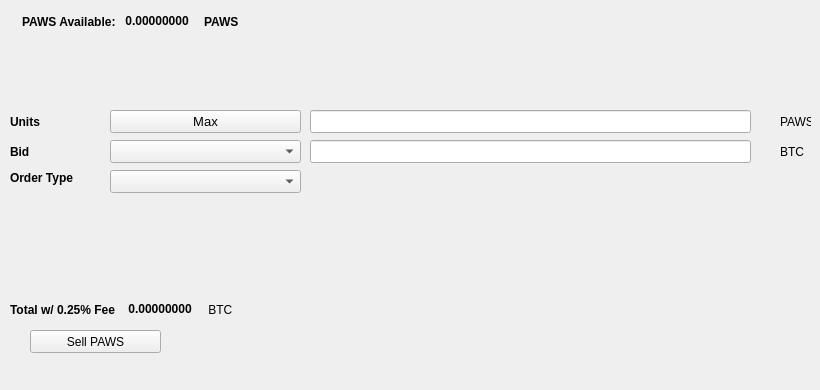
   <widget class="QWidget" name="SellTab">
    <attribute name="title">
     <string>Sell</string>
    </attribute>
    <widget class="QLabel" name="label_16">
     <property name="geometry">
      <rect>
       <x>780</x>
       <y>140</y>
       <width>31</width>
       <height>23</height>
      </rect>
     </property>
     <property name="text">
      <string>BTC</string>
     </property>
    </widget>
    <widget class="QComboBox" name="SellBidcomboBox">
     <property name="geometry">
      <rect>
       <x>110</x>
       <y>140</y>
       <width>191</width>
       <height>23</height>
      </rect>
     </property>
     <property name="font">
      <font>
       <pointsize>10</pointsize>
      </font>
     </property>
    </widget>
    <widget class="QLabel" name="label_18">
     <property name="geometry">
      <rect>
       <x>10</x>
       <y>110</y>
       <width>46</width>
       <height>23</height>
      </rect>
     </property>
     <property name="font">
      <font>
       <weight>75</weight>
       <bold>true</bold>
      </font>
     </property>
     <property name="text">
      <string>Units</string>
     </property>
    </widget>
    <widget class="QPushButton" name="Sell_Max_Amount">
     <property name="geometry">
      <rect>
       <x>110</x>
       <y>110</y>
       <width>191</width>
       <height>23</height>
      </rect>
     </property>
     <property name="font">
      <font>
       <pointsize>10</pointsize>
      </font>
     </property>
     <property name="text">
      <string>Max</string>
     </property>
    </widget>
    <widget class="QLabel" name="label_20">
     <property name="geometry">
      <rect>
       <x>10</x>
       <y>170</y>
       <width>91</width>
       <height>16</height>
      </rect>
     </property>
     <property name="font">
      <font>
       <weight>75</weight>
       <bold>true</bold>
      </font>
     </property>
     <property name="text">
      <string>Order Type</string>
     </property>
    </widget>
    <widget class="QComboBox" name="SellOrdertypeCombo">
     <property name="geometry">
      <rect>
       <x>110</x>
       <y>170</y>
       <width>191</width>
       <height>23</height>
      </rect>
     </property>
     <property name="font">
      <font>
       <pointsize>10</pointsize>
      </font>
     </property>
    </widget>
    <widget class="QLabel" name="label_21">
     <property name="geometry">
      <rect>
       <x>10</x>
       <y>140</y>
       <width>46</width>
       <height>23</height>
      </rect>
     </property>
     <property name="font">
      <font>
       <weight>75</weight>
       <bold>true</bold>
      </font>
     </property>
     <property name="text">
      <string>Bid</string>
     </property>
    </widget>
    <widget class="QLabel" name="label_22">
     <property name="geometry">
      <rect>
       <x>780</x>
       <y>110</y>
       <width>31</width>
       <height>23</height>
      </rect>
     </property>
     <property name="text">
      <string>PAWS</string>
     </property>
    </widget>
    <widget class="QLineEdit" name="UnitsInputPAWS">
     <property name="geometry">
      <rect>
       <x>310</x>
       <y>110</y>
       <width>441</width>
       <height>23</height>
      </rect>
     </property>
     <property name="font">
      <font>
       <pointsize>9</pointsize>
       <weight>75</weight>
       <bold>true</bold>
      </font>
     </property>
    </widget>
    <widget class="QLineEdit" name="SellBidPriceEdit">
     <property name="geometry">
      <rect>
       <x>310</x>
       <y>140</y>
       <width>441</width>
       <height>23</height>
      </rect>
     </property>
     <property name="font">
      <font>
       <pointsize>9</pointsize>
       <weight>75</weight>
       <bold>true</bold>
      </font>
     </property>
    </widget>
    <widget class="QPushButton" name="SellPAWSBTN">
     <property name="geometry">
      <rect>
       <x>30</x>
       <y>330</y>
       <width>131</width>
       <height>23</height>
      </rect>
     </property>
     <property name="text">
      <string>Sell PAWS</string>
     </property>
     <property name="icon">
      <iconset resource="../paws">
       <normaloff>:/icons/bitcoin</normaloff>:/icons/bitcoin</iconset>
     </property>
    </widget>
    <widget class="QWidget" name="layoutWidget3">
     <property name="geometry">
      <rect>
       <x>22</x>
       <y>12</y>
       <width>258</width>
       <height>19</height>
      </rect>
     </property>
     <layout class="QHBoxLayout" name="horizontalLayout">
      <item>
       <widget class="QLabel" name="label232_2">
        <property name="font">
         <font>
          <weight>75</weight>
          <bold>true</bold>
         </font>
        </property>
        <property name="text">
         <string>PAWS Available:</string>
        </property>
       </widget>
      </item>
      <item>
       <widget class="QLabel" name="PAWSAvailableLabel">
        <property name="palette">
         <palette>
          <active>
           <colorrole role="WindowText">
            <brush brushstyle="SolidPattern">
             <color alpha="255">
              <red>0</red>
              <green>0</green>
              <blue>0</blue>
             </color>
            </brush>
           </colorrole>
           <colorrole role="Button">
            <brush brushstyle="SolidPattern">
             <color alpha="255">
              <red>0</red>
              <green>170</green>
              <blue>0</blue>
             </color>
            </brush>
           </colorrole>
           <colorrole role="Light">
            <brush brushstyle="SolidPattern">
             <color alpha="255">
              <red>0</red>
              <green>255</green>
              <blue>0</blue>
             </color>
            </brush>
           </colorrole>
           <colorrole role="Midlight">
            <brush brushstyle="SolidPattern">
             <color alpha="255">
              <red>0</red>
              <green>212</green>
              <blue>0</blue>
             </color>
            </brush>
           </colorrole>
           <colorrole role="Dark">
            <brush brushstyle="SolidPattern">
             <color alpha="255">
              <red>0</red>
              <green>85</green>
              <blue>0</blue>
             </color>
            </brush>
           </colorrole>
           <colorrole role="Mid">
            <brush brushstyle="SolidPattern">
             <color alpha="255">
              <red>0</red>
              <green>113</green>
              <blue>0</blue>
             </color>
            </brush>
           </colorrole>
           <colorrole role="Text">
            <brush brushstyle="SolidPattern">
             <color alpha="255">
              <red>0</red>
              <green>170</green>
              <blue>0</blue>
             </color>
            </brush>
           </colorrole>
           <colorrole role="BrightText">
            <brush brushstyle="SolidPattern">
             <color alpha="255">
              <red>255</red>
              <green>255</green>
              <blue>255</blue>
             </color>
            </brush>
           </colorrole>
           <colorrole role="ButtonText">
            <brush brushstyle="SolidPattern">
             <color alpha="255">
              <red>0</red>
              <green>0</green>
              <blue>0</blue>
             </color>
            </brush>
           </colorrole>
           <colorrole role="Base">
            <brush brushstyle="SolidPattern">
             <color alpha="255">
              <red>255</red>
              <green>255</green>
              <blue>255</blue>
             </color>
            </brush>
           </colorrole>
           <colorrole role="Window">
            <brush brushstyle="SolidPattern">
             <color alpha="255">
              <red>0</red>
              <green>170</green>
              <blue>0</blue>
             </color>
            </brush>
           </colorrole>
           <colorrole role="Shadow">
            <brush brushstyle="SolidPattern">
             <color alpha="255">
              <red>0</red>
              <green>0</green>
              <blue>0</blue>
             </color>
            </brush>
           </colorrole>
           <colorrole role="AlternateBase">
            <brush brushstyle="SolidPattern">
             <color alpha="255">
              <red>127</red>
              <green>212</green>
              <blue>127</blue>
             </color>
            </brush>
           </colorrole>
           <colorrole role="ToolTipBase">
            <brush brushstyle="SolidPattern">
             <color alpha="255">
              <red>255</red>
              <green>255</green>
              <blue>220</blue>
             </color>
            </brush>
           </colorrole>
           <colorrole role="ToolTipText">
            <brush brushstyle="SolidPattern">
             <color alpha="255">
              <red>0</red>
              <green>0</green>
              <blue>0</blue>
             </color>
            </brush>
           </colorrole>
          </active>
          <inactive>
           <colorrole role="WindowText">
            <brush brushstyle="SolidPattern">
             <color alpha="255">
              <red>0</red>
              <green>0</green>
              <blue>0</blue>
             </color>
            </brush>
           </colorrole>
           <colorrole role="Button">
            <brush brushstyle="SolidPattern">
             <color alpha="255">
              <red>0</red>
              <green>170</green>
              <blue>0</blue>
             </color>
            </brush>
           </colorrole>
           <colorrole role="Light">
            <brush brushstyle="SolidPattern">
             <color alpha="255">
              <red>0</red>
              <green>255</green>
              <blue>0</blue>
             </color>
            </brush>
           </colorrole>
           <colorrole role="Midlight">
            <brush brushstyle="SolidPattern">
             <color alpha="255">
              <red>0</red>
              <green>212</green>
              <blue>0</blue>
             </color>
            </brush>
           </colorrole>
           <colorrole role="Dark">
            <brush brushstyle="SolidPattern">
             <color alpha="255">
              <red>0</red>
              <green>85</green>
              <blue>0</blue>
             </color>
            </brush>
           </colorrole>
           <colorrole role="Mid">
            <brush brushstyle="SolidPattern">
             <color alpha="255">
              <red>0</red>
              <green>113</green>
              <blue>0</blue>
             </color>
            </brush>
           </colorrole>
           <colorrole role="Text">
            <brush brushstyle="SolidPattern">
             <color alpha="255">
              <red>0</red>
              <green>170</green>
              <blue>0</blue>
             </color>
            </brush>
           </colorrole>
           <colorrole role="BrightText">
            <brush brushstyle="SolidPattern">
             <color alpha="255">
              <red>255</red>
              <green>255</green>
              <blue>255</blue>
             </color>
            </brush>
           </colorrole>
           <colorrole role="ButtonText">
            <brush brushstyle="SolidPattern">
             <color alpha="255">
              <red>0</red>
              <green>0</green>
              <blue>0</blue>
             </color>
            </brush>
           </colorrole>
           <colorrole role="Base">
            <brush brushstyle="SolidPattern">
             <color alpha="255">
              <red>255</red>
              <green>255</green>
              <blue>255</blue>
             </color>
            </brush>
           </colorrole>
           <colorrole role="Window">
            <brush brushstyle="SolidPattern">
             <color alpha="255">
              <red>0</red>
              <green>170</green>
              <blue>0</blue>
             </color>
            </brush>
           </colorrole>
           <colorrole role="Shadow">
            <brush brushstyle="SolidPattern">
             <color alpha="255">
              <red>0</red>
              <green>0</green>
              <blue>0</blue>
             </color>
            </brush>
           </colorrole>
           <colorrole role="AlternateBase">
            <brush brushstyle="SolidPattern">
             <color alpha="255">
              <red>127</red>
              <green>212</green>
              <blue>127</blue>
             </color>
            </brush>
           </colorrole>
           <colorrole role="ToolTipBase">
            <brush brushstyle="SolidPattern">
             <color alpha="255">
              <red>255</red>
              <green>255</green>
              <blue>220</blue>
             </color>
            </brush>
           </colorrole>
           <colorrole role="ToolTipText">
            <brush brushstyle="SolidPattern">
             <color alpha="255">
              <red>0</red>
              <green>0</green>
              <blue>0</blue>
             </color>
            </brush>
           </colorrole>
          </inactive>
          <disabled>
           <colorrole role="WindowText">
            <brush brushstyle="SolidPattern">
             <color alpha="255">
              <red>0</red>
              <green>85</green>
              <blue>0</blue>
             </color>
            </brush>
           </colorrole>
           <colorrole role="Button">
            <brush brushstyle="SolidPattern">
             <color alpha="255">
              <red>0</red>
              <green>170</green>
              <blue>0</blue>
             </color>
            </brush>
           </colorrole>
           <colorrole role="Light">
            <brush brushstyle="SolidPattern">
             <color alpha="255">
              <red>0</red>
              <green>255</green>
              <blue>0</blue>
             </color>
            </brush>
           </colorrole>
           <colorrole role="Midlight">
            <brush brushstyle="SolidPattern">
             <color alpha="255">
              <red>0</red>
              <green>212</green>
              <blue>0</blue>
             </color>
            </brush>
           </colorrole>
           <colorrole role="Dark">
            <brush brushstyle="SolidPattern">
             <color alpha="255">
              <red>0</red>
              <green>85</green>
              <blue>0</blue>
             </color>
            </brush>
           </colorrole>
           <colorrole role="Mid">
            <brush brushstyle="SolidPattern">
             <color alpha="255">
              <red>0</red>
              <green>113</green>
              <blue>0</blue>
             </color>
            </brush>
           </colorrole>
           <colorrole role="Text">
            <brush brushstyle="SolidPattern">
             <color alpha="255">
              <red>0</red>
              <green>85</green>
              <blue>0</blue>
             </color>
            </brush>
           </colorrole>
           <colorrole role="BrightText">
            <brush brushstyle="SolidPattern">
             <color alpha="255">
              <red>255</red>
              <green>255</green>
              <blue>255</blue>
             </color>
            </brush>
           </colorrole>
           <colorrole role="ButtonText">
            <brush brushstyle="SolidPattern">
             <color alpha="255">
              <red>0</red>
              <green>85</green>
              <blue>0</blue>
             </color>
            </brush>
           </colorrole>
           <colorrole role="Base">
            <brush brushstyle="SolidPattern">
             <color alpha="255">
              <red>0</red>
              <green>170</green>
              <blue>0</blue>
             </color>
            </brush>
           </colorrole>
           <colorrole role="Window">
            <brush brushstyle="SolidPattern">
             <color alpha="255">
              <red>0</red>
              <green>170</green>
              <blue>0</blue>
             </color>
            </brush>
           </colorrole>
           <colorrole role="Shadow">
            <brush brushstyle="SolidPattern">
             <color alpha="255">
              <red>0</red>
              <green>0</green>
              <blue>0</blue>
             </color>
            </brush>
           </colorrole>
           <colorrole role="AlternateBase">
            <brush brushstyle="SolidPattern">
             <color alpha="255">
              <red>0</red>
              <green>170</green>
              <blue>0</blue>
             </color>
            </brush>
           </colorrole>
           <colorrole role="ToolTipBase">
            <brush brushstyle="SolidPattern">
             <color alpha="255">
              <red>255</red>
              <green>255</green>
              <blue>220</blue>
             </color>
            </brush>
           </colorrole>
           <colorrole role="ToolTipText">
            <brush brushstyle="SolidPattern">
             <color alpha="255">
              <red>0</red>
              <green>0</green>
              <blue>0</blue>
             </color>
            </brush>
           </colorrole>
          </disabled>
         </palette>
        </property>
        <property name="font">
         <font>
          <weight>75</weight>
          <bold>true</bold>
         </font>
        </property>
        <property name="text">
         <string> 0.00000000 </string>
        </property>
        <property name="textInteractionFlags">
         <set>Qt::LinksAccessibleByMouse|Qt::TextSelectableByKeyboard|Qt::TextSelectableByMouse</set>
        </property>
       </widget>
      </item>
      <item>
       <widget class="QLabel" name="labelPAWS">
        <property name="font">
         <font>
          <weight>75</weight>
          <bold>true</bold>
         </font>
        </property>
        <property name="text">
         <string>PAWS</string>
        </property>
       </widget>
      </item>
     </layout>
    </widget>
    <widget class="QWidget" name="layoutWidget">
     <property name="geometry">
      <rect>
       <x>10</x>
       <y>300</y>
       <width>268</width>
       <height>19</height>
      </rect>
     </property>
     <layout class="QHBoxLayout" name="horizontalLayout_2">
      <item>
       <widget class="QLabel" name="label_19">
        <property name="font">
         <font>
          <weight>75</weight>
          <bold>true</bold>
         </font>
        </property>
        <property name="text">
         <string>Total w/ 0.25% Fee </string>
        </property>
       </widget>
      </item>
      <item>
       <widget class="QLabel" name="SellCostLabel">
        <property name="palette">
         <palette>
          <active>
           <colorrole role="WindowText">
            <brush brushstyle="SolidPattern">
             <color alpha="255">
              <red>0</red>
              <green>0</green>
              <blue>0</blue>
             </color>
            </brush>
           </colorrole>
           <colorrole role="Button">
            <brush brushstyle="SolidPattern">
             <color alpha="255">
              <red>0</red>
              <green>170</green>
              <blue>0</blue>
             </color>
            </brush>
           </colorrole>
           <colorrole role="Light">
            <brush brushstyle="SolidPattern">
             <color alpha="255">
              <red>0</red>
              <green>255</green>
              <blue>0</blue>
             </color>
            </brush>
           </colorrole>
           <colorrole role="Midlight">
            <brush brushstyle="SolidPattern">
             <color alpha="255">
              <red>0</red>
              <green>212</green>
              <blue>0</blue>
             </color>
            </brush>
           </colorrole>
           <colorrole role="Dark">
            <brush brushstyle="SolidPattern">
             <color alpha="255">
              <red>0</red>
              <green>85</green>
              <blue>0</blue>
             </color>
            </brush>
           </colorrole>
           <colorrole role="Mid">
            <brush brushstyle="SolidPattern">
             <color alpha="255">
              <red>0</red>
              <green>113</green>
              <blue>0</blue>
             </color>
            </brush>
           </colorrole>
           <colorrole role="Text">
            <brush brushstyle="SolidPattern">
             <color alpha="255">
              <red>0</red>
              <green>170</green>
              <blue>0</blue>
             </color>
            </brush>
           </colorrole>
           <colorrole role="BrightText">
            <brush brushstyle="SolidPattern">
             <color alpha="255">
              <red>255</red>
              <green>255</green>
              <blue>255</blue>
             </color>
            </brush>
           </colorrole>
           <colorrole role="ButtonText">
            <brush brushstyle="SolidPattern">
             <color alpha="255">
              <red>0</red>
              <green>0</green>
              <blue>0</blue>
             </color>
            </brush>
           </colorrole>
           <colorrole role="Base">
            <brush brushstyle="SolidPattern">
             <color alpha="255">
              <red>255</red>
              <green>255</green>
              <blue>255</blue>
             </color>
            </brush>
           </colorrole>
           <colorrole role="Window">
            <brush brushstyle="SolidPattern">
             <color alpha="255">
              <red>0</red>
              <green>170</green>
              <blue>0</blue>
             </color>
            </brush>
           </colorrole>
           <colorrole role="Shadow">
            <brush brushstyle="SolidPattern">
             <color alpha="255">
              <red>0</red>
              <green>0</green>
              <blue>0</blue>
             </color>
            </brush>
           </colorrole>
           <colorrole role="AlternateBase">
            <brush brushstyle="SolidPattern">
             <color alpha="255">
              <red>127</red>
              <green>212</green>
              <blue>127</blue>
             </color>
            </brush>
           </colorrole>
           <colorrole role="ToolTipBase">
            <brush brushstyle="SolidPattern">
             <color alpha="255">
              <red>255</red>
              <green>255</green>
              <blue>220</blue>
             </color>
            </brush>
           </colorrole>
           <colorrole role="ToolTipText">
            <brush brushstyle="SolidPattern">
             <color alpha="255">
              <red>0</red>
              <green>0</green>
              <blue>0</blue>
             </color>
            </brush>
           </colorrole>
          </active>
          <inactive>
           <colorrole role="WindowText">
            <brush brushstyle="SolidPattern">
             <color alpha="255">
              <red>0</red>
              <green>0</green>
              <blue>0</blue>
             </color>
            </brush>
           </colorrole>
           <colorrole role="Button">
            <brush brushstyle="SolidPattern">
             <color alpha="255">
              <red>0</red>
              <green>170</green>
              <blue>0</blue>
             </color>
            </brush>
           </colorrole>
           <colorrole role="Light">
            <brush brushstyle="SolidPattern">
             <color alpha="255">
              <red>0</red>
              <green>255</green>
              <blue>0</blue>
             </color>
            </brush>
           </colorrole>
           <colorrole role="Midlight">
            <brush brushstyle="SolidPattern">
             <color alpha="255">
              <red>0</red>
              <green>212</green>
              <blue>0</blue>
             </color>
            </brush>
           </colorrole>
           <colorrole role="Dark">
            <brush brushstyle="SolidPattern">
             <color alpha="255">
              <red>0</red>
              <green>85</green>
              <blue>0</blue>
             </color>
            </brush>
           </colorrole>
           <colorrole role="Mid">
            <brush brushstyle="SolidPattern">
             <color alpha="255">
              <red>0</red>
              <green>113</green>
              <blue>0</blue>
             </color>
            </brush>
           </colorrole>
           <colorrole role="Text">
            <brush brushstyle="SolidPattern">
             <color alpha="255">
              <red>0</red>
              <green>170</green>
              <blue>0</blue>
             </color>
            </brush>
           </colorrole>
           <colorrole role="BrightText">
            <brush brushstyle="SolidPattern">
             <color alpha="255">
              <red>255</red>
              <green>255</green>
              <blue>255</blue>
             </color>
            </brush>
           </colorrole>
           <colorrole role="ButtonText">
            <brush brushstyle="SolidPattern">
             <color alpha="255">
              <red>0</red>
              <green>0</green>
              <blue>0</blue>
             </color>
            </brush>
           </colorrole>
           <colorrole role="Base">
            <brush brushstyle="SolidPattern">
             <color alpha="255">
              <red>255</red>
              <green>255</green>
              <blue>255</blue>
             </color>
            </brush>
           </colorrole>
           <colorrole role="Window">
            <brush brushstyle="SolidPattern">
             <color alpha="255">
              <red>0</red>
              <green>170</green>
              <blue>0</blue>
             </color>
            </brush>
           </colorrole>
           <colorrole role="Shadow">
            <brush brushstyle="SolidPattern">
             <color alpha="255">
              <red>0</red>
              <green>0</green>
              <blue>0</blue>
             </color>
            </brush>
           </colorrole>
           <colorrole role="AlternateBase">
            <brush brushstyle="SolidPattern">
             <color alpha="255">
              <red>127</red>
              <green>212</green>
              <blue>127</blue>
             </color>
            </brush>
           </colorrole>
           <colorrole role="ToolTipBase">
            <brush brushstyle="SolidPattern">
             <color alpha="255">
              <red>255</red>
              <green>255</green>
              <blue>220</blue>
             </color>
            </brush>
           </colorrole>
           <colorrole role="ToolTipText">
            <brush brushstyle="SolidPattern">
             <color alpha="255">
              <red>0</red>
              <green>0</green>
              <blue>0</blue>
             </color>
            </brush>
           </colorrole>
          </inactive>
          <disabled>
           <colorrole role="WindowText">
            <brush brushstyle="SolidPattern">
             <color alpha="255">
              <red>0</red>
              <green>85</green>
              <blue>0</blue>
             </color>
            </brush>
           </colorrole>
           <colorrole role="Button">
            <brush brushstyle="SolidPattern">
             <color alpha="255">
              <red>0</red>
              <green>170</green>
              <blue>0</blue>
             </color>
            </brush>
           </colorrole>
           <colorrole role="Light">
            <brush brushstyle="SolidPattern">
             <color alpha="255">
              <red>0</red>
              <green>255</green>
              <blue>0</blue>
             </color>
            </brush>
           </colorrole>
           <colorrole role="Midlight">
            <brush brushstyle="SolidPattern">
             <color alpha="255">
              <red>0</red>
              <green>212</green>
              <blue>0</blue>
             </color>
            </brush>
           </colorrole>
           <colorrole role="Dark">
            <brush brushstyle="SolidPattern">
             <color alpha="255">
              <red>0</red>
              <green>85</green>
              <blue>0</blue>
             </color>
            </brush>
           </colorrole>
           <colorrole role="Mid">
            <brush brushstyle="SolidPattern">
             <color alpha="255">
              <red>0</red>
              <green>113</green>
              <blue>0</blue>
             </color>
            </brush>
           </colorrole>
           <colorrole role="Text">
            <brush brushstyle="SolidPattern">
             <color alpha="255">
              <red>0</red>
              <green>85</green>
              <blue>0</blue>
             </color>
            </brush>
           </colorrole>
           <colorrole role="BrightText">
            <brush brushstyle="SolidPattern">
             <color alpha="255">
              <red>255</red>
              <green>255</green>
              <blue>255</blue>
             </color>
            </brush>
           </colorrole>
           <colorrole role="ButtonText">
            <brush brushstyle="SolidPattern">
             <color alpha="255">
              <red>0</red>
              <green>85</green>
              <blue>0</blue>
             </color>
            </brush>
           </colorrole>
           <colorrole role="Base">
            <brush brushstyle="SolidPattern">
             <color alpha="255">
              <red>0</red>
              <green>170</green>
              <blue>0</blue>
             </color>
            </brush>
           </colorrole>
           <colorrole role="Window">
            <brush brushstyle="SolidPattern">
             <color alpha="255">
              <red>0</red>
              <green>170</green>
              <blue>0</blue>
             </color>
            </brush>
           </colorrole>
           <colorrole role="Shadow">
            <brush brushstyle="SolidPattern">
             <color alpha="255">
              <red>0</red>
              <green>0</green>
              <blue>0</blue>
             </color>
            </brush>
           </colorrole>
           <colorrole role="AlternateBase">
            <brush brushstyle="SolidPattern">
             <color alpha="255">
              <red>0</red>
              <green>170</green>
              <blue>0</blue>
             </color>
            </brush>
           </colorrole>
           <colorrole role="ToolTipBase">
            <brush brushstyle="SolidPattern">
             <color alpha="255">
              <red>255</red>
              <green>255</green>
              <blue>220</blue>
             </color>
            </brush>
           </colorrole>
           <colorrole role="ToolTipText">
            <brush brushstyle="SolidPattern">
             <color alpha="255">
              <red>0</red>
              <green>0</green>
              <blue>0</blue>
             </color>
            </brush>
           </colorrole>
          </disabled>
         </palette>
        </property>
        <property name="font">
         <font>
          <weight>75</weight>
          <bold>true</bold>
         </font>
        </property>
        <property name="autoFillBackground">
         <bool>false</bool>
        </property>
        <property name="text">
         <string> 0.00000000</string>
        </property>
        <property name="textInteractionFlags">
         <set>Qt::LinksAccessibleByMouse|Qt::TextSelectableByMouse</set>
        </property>
       </widget>
      </item>
      <item>
       <widget class="QLabel" name="label_17">
        <property name="font">
         <font>
          <weight>50</weight>
          <bold>false</bold>
         </font>
        </property>
        <property name="text">
         <string> BTC</string>
        </property>
       </widget>
      </item>
     </layout>
    </widget>
    <widget class="QLabel" name="label_23">
     <property name="geometry">
      <rect>
       <x>460</x>
       <y>300</y>
       <width>281</width>
       <height>81</height>
      </rect>
     </property>
     <property name="text">
      <string/>
     </property>
     <property name="pixmap">
      <pixmap>:/images/bittrex</pixmap>
     </property>
    </widget>
   </widget>
